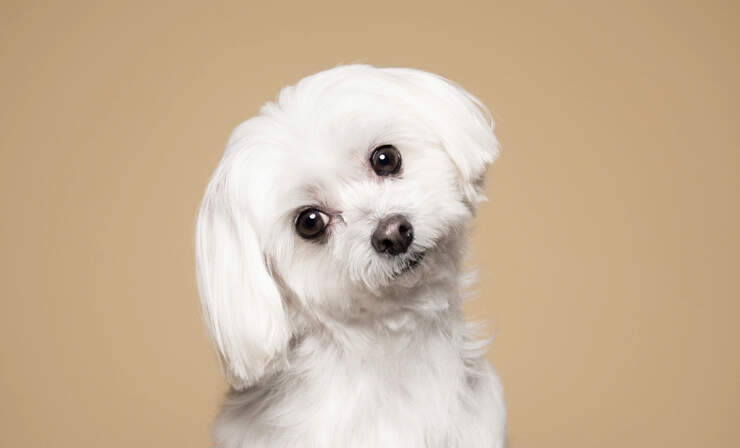
#> input picture Op1/Images/Dog2.jpg, 740 x 448 px
$ python transformations.py
#> lines starting #> are read from the running program, lines starting #| are printed output that depends on the picture
import cv2 as cv
import numpy as np

img = cv.imread('Images/Dog2.jpg')
#> img is the input picture: shape (448, 740, 3); mean B, G, R 152, 178.8, 201.3
cv.imshow('Given image',img)

#1. Translation of image

def translate(img,x,y):
#> called with x = 100, y = 100
    transMat = np.float32([[1,0,x],[0,1,y]])
    dimensions = (img.shape[1],img.shape[0])
#> dimensions = (740, 448)
    return cv.warpAffine(img,transMat,dimensions)
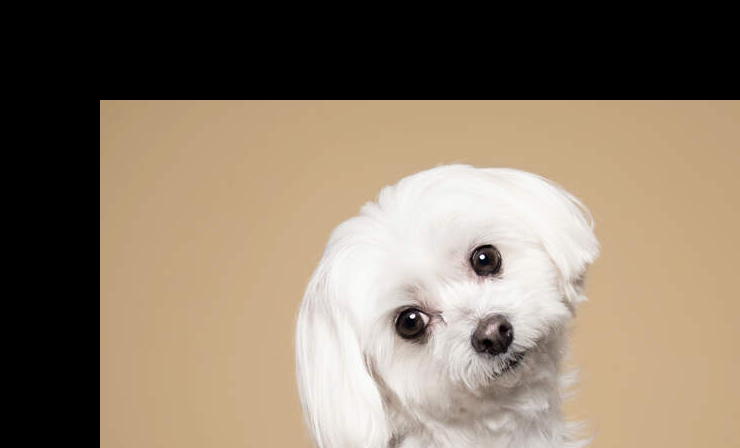
#> returned value: shape (448, 740, 3); mean of channels 0, 1, 2 103.6, 121.2, 136; drawn as B, G, R

translated = translate(img,100,100)
cv.imshow('Translated image',translated)

#2. Rotation

def rotate(img,angle,rotPoint=None):
#> called with angle = 0
    (height,width) = img.shape[:2]
#> height = 448; width = 740
    if rotPoint is None:
        rotPoint = (width//2 , height//2)
#> rotPoint = (370, 224)
    #rotMatrix = cv.getRotationMatrix2D(rotPoint,angle,scaleFactor)
    rotMatrix = cv.getRotationMatrix2D(rotPoint , angle,1.0)
#> rotMatrix = [[1, 0, 0], [0, 1, 0]]
    dimensions = (width,height)
#> dimensions = (740, 448)
    return cv.warpAffine(img,rotMatrix,dimensions)
rotated = rotate(img,0)
cv.imshow('Rotated image',rotated)

#3. Resizing

#4. Flipping
"""
    1 -> Horizontally, over the y-axis
    0 -> Vertically over the x-axis
    -1 -> Over both, vertically and horizontally
"""

flipped_img = cv.flip(img,1)
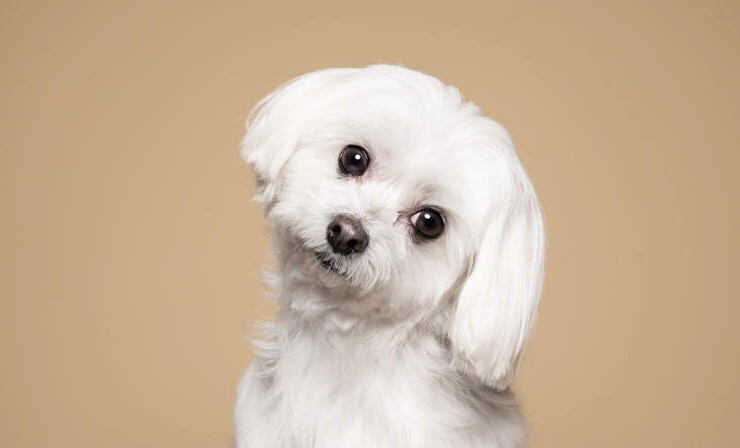
#> flipped_img: shape (448, 740, 3); mean B, G, R 152, 178.8, 201.3
cv.imshow('Flipped image',flipped_img)


cv.waitKey(0)

$ run again, with Op1/Images/Dog1.jpg copied over Op1/Images/Dog2.jpg
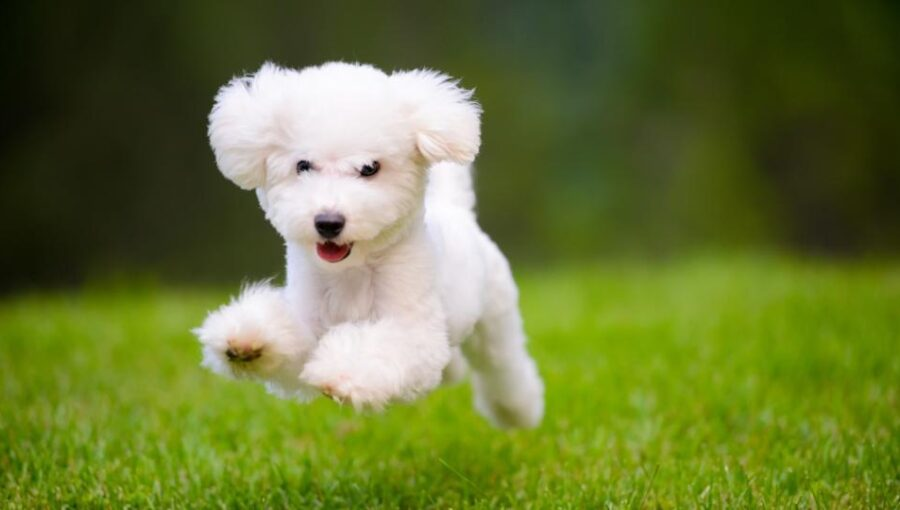
#> input picture Op1/Images/Dog1.jpg, 900 x 510 px
#> img is the input picture: shape (510, 900, 3); mean B, G, R 53.4, 117.8, 104.5
#> in translate, `return cv.warpAffine(img,transMat,dimensions)`:
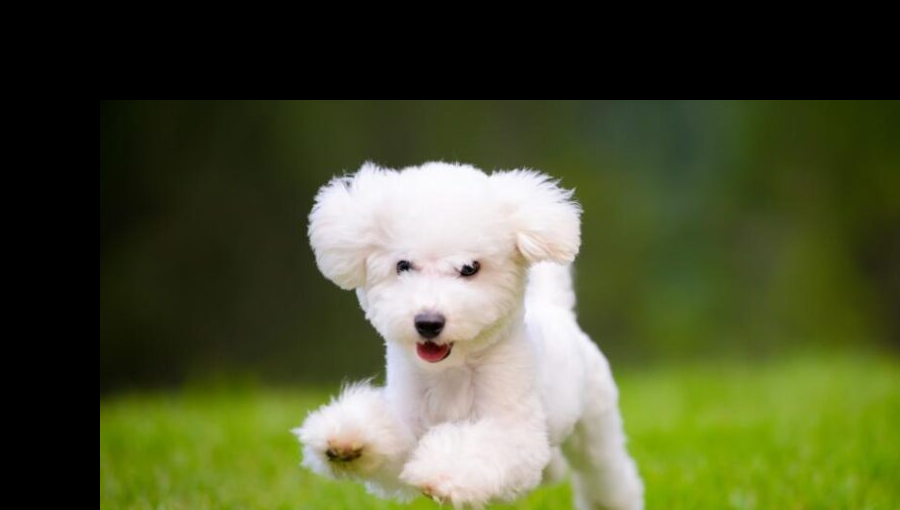
#> returned value: shape (510, 900, 3); mean of channels 0, 1, 2 49.1, 83.6, 77.3; drawn as B, G, R
#> `flipped_img = cv.flip(img,1)`:
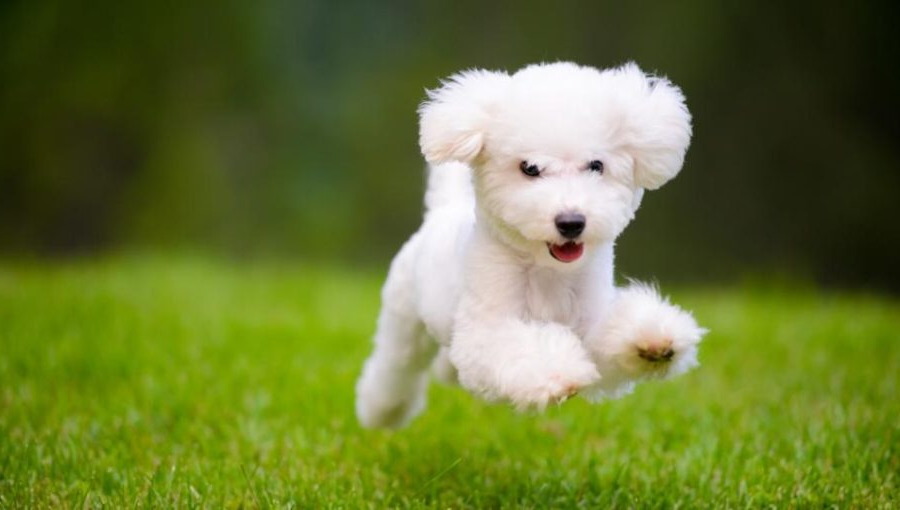
#> flipped_img: shape (510, 900, 3); mean B, G, R 53.4, 117.8, 104.5
